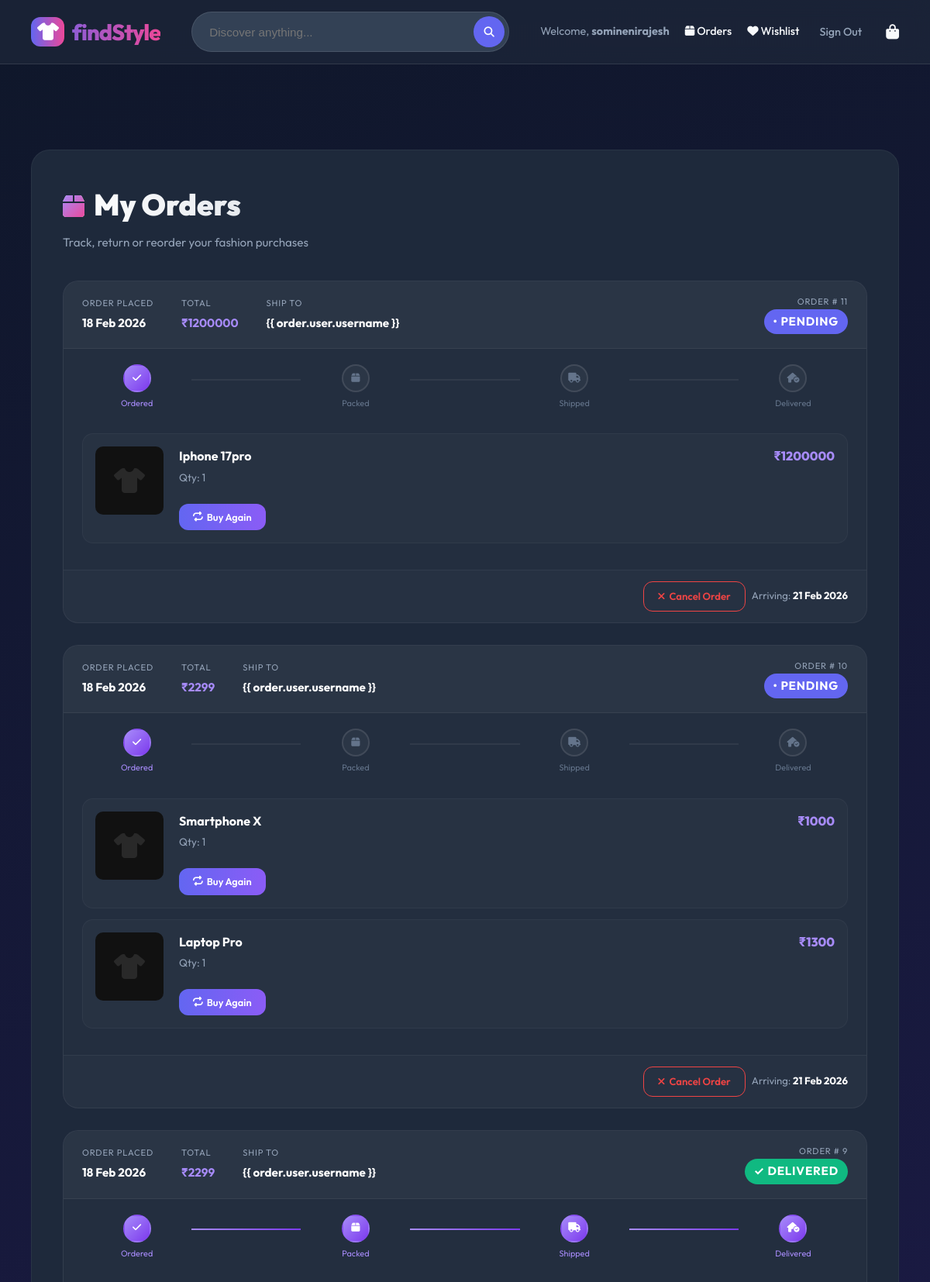
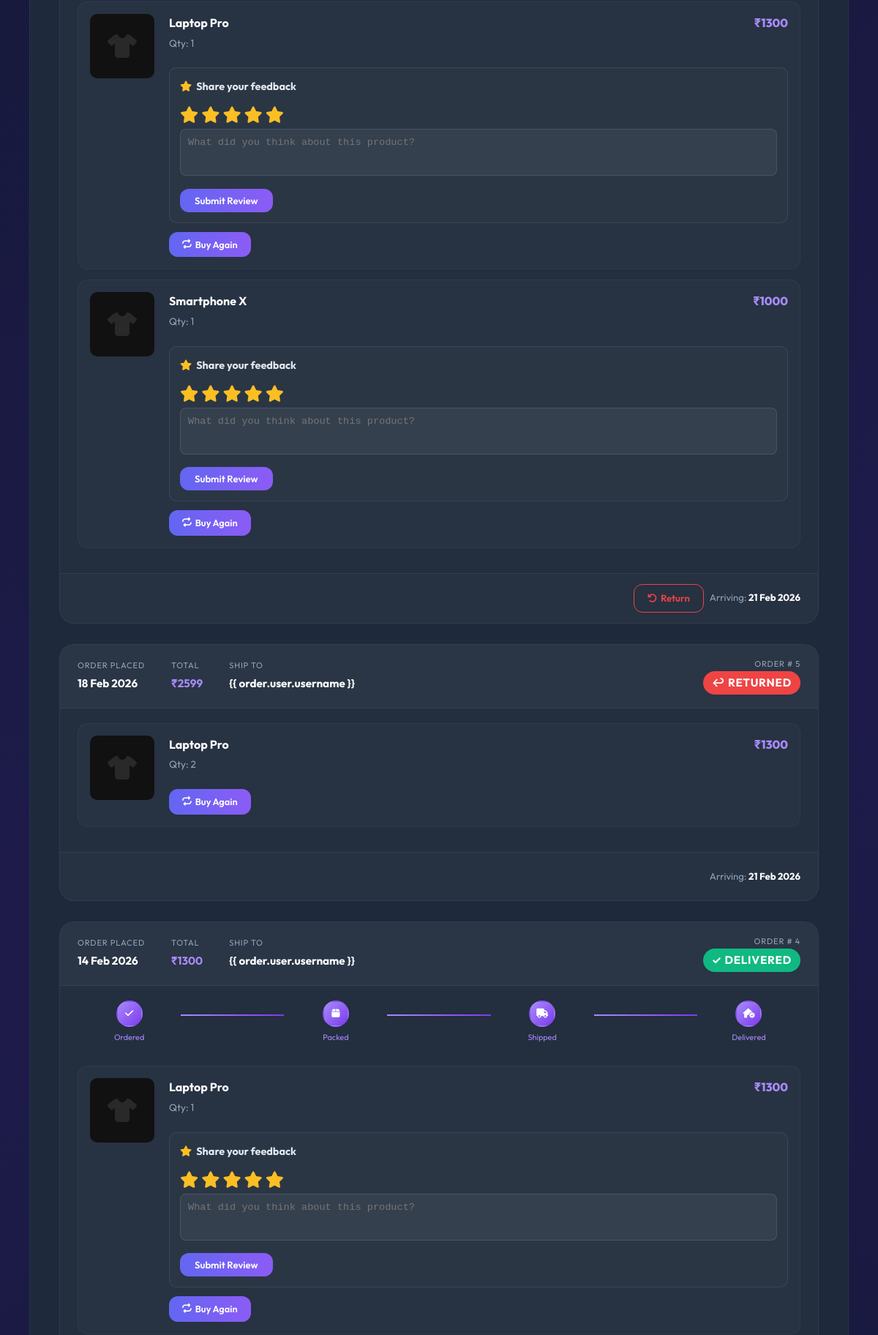
Page /orders/ (signed in, upper part) on the committed database (2 pictures, top to bottom).
### app/models.py (models this page shows, shortened)
class Order(models.Model):
    STATUS_CHOICES = (
        ('Pending', 'Pending'),
        ('Shipped', 'Shipped'),
        ('Delivered', 'Delivered'),
        ('Returned', 'Returned'),
        ('Cancelled', 'Cancelled'),
    )
    PAYMENT_METHOD_CHOICES = (
        ('COD', 'Cash on Delivery'),
        ('UPI', 'UPI'),
        ('CREDIT_CARD', 'Credit Card'),
        ('DEBIT_CARD', 'Debit Card'),
    )
    user = models.ForeignKey(User, on_delete=models.CASCADE, related_name='orders')
    shipping_address = models.ForeignKey(ShippingAddress, on_delete=models.SET_NULL, null=True, blank=True)
    created_at = models.DateTimeField(auto_now_add=True)
    delivery_date = models.DateField(null=True, blank=True)
    status = models.CharField(max_length=20, choices=STATUS_CHOICES, default='Pending')
    total_price = models.DecimalField(max_digits=10, decimal_places=2)
    payment_method = models.CharField(max_length=20, choices=PAYMENT_METHOD_CHOICES, default='COD')

class OrderItem(models.Model):
    order = models.ForeignKey(Order, on_delete=models.CASCADE, related_name='items')
    product = models.ForeignKey(Product, on_delete=models.SET_NULL, null=True, blank=True)
    quantity = models.PositiveIntegerField(default=1)
    price = models.DecimalField(max_digits=10, decimal_places=2)
    selected_size = models.CharField(max_length=100, blank=True, null=True)

class Product(models.Model):
    GENDER_CHOICES = (
        ('All',   'All'),
        ('Men',   'Men'),
        ('Women', 'Women'),
        ('Kids',  'Kids'),
        ('Baby',  'Baby'),
    )
    name = models.CharField(max_length=200)
    description = models.TextField()
    price = models.DecimalField(max_digits=10, decimal_places=2)
    image = models.ImageField(upload_to='products/', blank=True, null=True)
    category = models.ForeignKey(Category, on_delete=models.SET_NULL, null=True, blank=True, related_name='products')
    gender = models.CharField(max_length=10, choices=GENDER_CHOICES, default='All')
    stock_count = models.PositiveIntegerField(default=10)
    total_sales = models.PositiveIntegerField(default=0)
    size = models.CharField(max_length=100, blank=True, null=True)
    created_at = models.DateTimeField(auto_now_add=True, null=True)
    updated_at = models.DateTimeField(auto_now=True, null=True)
    seller = models.ForeignKey(User, on_delete=models.SET_NULL, null=True, blank=True, related_name='products')

### app/views.py (the view)
# urls.py: path('orders/', views.orders_view, name='orders'),
@login_required
def orders_view(request):
    orders = Order.objects.filter(user=request.user).order_by('-created_at')
    return render(request, 'app/orders.html', {'orders': orders})

### app/templates/app/orders.html (shortened to what this page needs)
{% extends 'app/base.html' %}
{% block content %}
<div class="glass-panel">
    <div class="page-head">
        <h1><i class="fa-solid fa-box"
                style="margin-right:12px;font-size:2rem;background:linear-gradient(135deg,#a78bfa,#ec4899);-webkit-background-clip:text;background-clip:text;-webkit-text-fill-color:transparent;"></i>My
            Orders</h1>
        <p>Track, return or reorder your fashion purchases</p>
    </div>
    {% if orders %}
    <div class="orders-list">
        {% for order in orders %}
        <div class="ocard">
            <div class="ocard-head">
                <div class="ocard-meta">
                    <div class="ometa-item">
                        <span>Order Placed</span>
                        <span>{{ order.created_at|date:"d M Y" }}</span>
                    </div>
                    <div class="ometa-item">
                        <span>Total</span>
                        <span class="ometa-price">&#8377;{{ order.total_price|floatformat:0 }}</span>
                    </div>
                    <div class="ometa-item">
                        <span>Ship To</span>
                        <span>{% if order.shipping_address %}{{ order.shipping_address.full_name }}{% else %}{{
                            order.user.username }}{% endif %}</span>
                    </div>
                </div>
                <div class="order-num">
                    <span>Order # {{ order.id }}</span>
                    <span>
                        {% if order.status == 'Pending' %}
                        <span class="badge badge-pending">&#8226; Pending</span>
                        {% elif order.status == 'Shipped' %}
                        <span class="badge badge-shipped">&#9992; Shipped</span>
                        {% elif order.status == 'Delivered' %}
                        <span class="badge badge-delivered">&#10003; Delivered</span>
                        {% elif order.status == 'Cancelled' %}
                        <span class="badge badge-cancelled">&#10005; Cancelled</span>
                        {% elif order.status == 'Returned' %}
                        <span class="badge badge-returned">&#8617; Returned</span>
                        {% else %}
                        <span class="badge badge-pending">{{ order.status }}</span>
                        {% endif %}
                    </span>
                </div>
            </div>
            {% if order.status != 'Cancelled' and order.status != 'Returned' %}
            <div class="status-tracker">
                <div class="st-step">
                    <div class="st-dot done"><i class="fa-solid fa-check"></i></div>
                    <div class="st-label done">Ordered</div>
                </div>
                <div class="st-line {% if order.status == 'Shipped' or order.status == 'Delivered' %}done{% endif %}">
                </div>
                <div class="st-step">
                    <div
                        class="st-dot {% if order.status == 'Shipped' or order.status == 'Delivered' %}done{% endif %}">
                        <i class="fa-solid fa-box"></i>
                    </div>
                    <div
                        class="st-label {% if order.status == 'Shipped' or order.status == 'Delivered' %}done{% endif %}">
                        Packed</div>
                </div>
                <div class="st-line {% if order.status == 'Shipped' or order.status == 'Delivered' %}done{% endif %}">
                </div>
                <div class="st-step">
                    <div
                        class="st-dot {% if order.status == 'Shipped' or order.status == 'Delivered' %}done{% endif %}">
                        <i class="fa-solid fa-truck"></i>
                    </div>
                    <div
                        class="st-label {% if order.status == 'Shipped' or order.status == 'Delivered' %}done{% endif %}">
                        Shipped</div>
                </div>
                <div class="st-line {% if order.status == 'Delivered' %}done{% endif %}"></div>
                <div class="st-step">
                    <div class="st-dot {% if order.status == 'Delivered' %}done{% endif %}">
                        <i class="fa-solid fa-house-circle-check"></i>
                    </div>
                    <div class="st-label {% if order.status == 'Delivered' %}done{% endif %}">Delivered</div>
                </div>
            </div>
            {% endif %}
            <div class="ocard-body">
                {% for item in order.items.all %}
                <div class="oitem">
                    <div class="oitem-img">
                        {% if item.product and item.product.image %}
                        <img src="{{ item.product.image.url }}" alt="{{ item.product.name }}">
                        {% else %}
                        <i class="fa-solid fa-shirt" style="font-size:2rem;color:rgba(255,255,255,0.1);"></i>
                        {% endif %}
                    </div>
                    <div class="oitem-info">
                        <div style="display:flex;justify-content:space-between;align-items:flex-start;">
                            <div>
                                <p class="oitem-name">{% if item.product %}{{ item.product.name }}{% else %}Product
                                    Unavailable{% endif %}</p>
                                <p class="oitem-meta">Qty: {{ item.quantity }}</p>
                            </div>
                            <div class="oitem-price">&#8377;{{ item.price|floatformat:0 }}</div>
                        </div>
                        {% if order.status == 'Delivered' and not item.review and item.product %}
                        <div class="review-box">
                            <h5><i class="fa-solid fa-star" style="color:#fbbf24;margin-right:6px;"></i>Share your
                                feedback</h5>
                            <form action="{% url 'add_review' item.product.id %}" method="POST">
                                <div class="star-pick">
                                    {% for i in "54321" %}
                                    <label for="r-{{ i }}-{{ item.id }}"><i class="fa-solid fa-star"></i></label>
                                    {% endfor %}
                                </div>
                                <textarea name="comment" placeholder="What did you think about this product?"
                                    style="width:100%;padding:10px;background:rgba(255,255,255,0.05);border:1px solid rgba(255,255,255,0.1);color:#fff;border-radius:8px;font-size:0.85rem;outline:none;resize:none;height:64px;box-sizing:border-box;"
                                    required></textarea>
                                <button type="submit" class="btn btn-primary"
                                    style="width:auto;margin:10px 0 0;padding:8px 20px;font-size:0.82rem;">Submit
                                    Review</button>
                            </form>
                        </div>
                        {% endif %}
                        {% if item.product %}
                        <div style="margin-top:12px;">
                            <a href="{% url 'product_detail' item.product.id %}" class="btn btn-primary"
                                style="width:auto;margin:0;padding:7px 18px;font-size:0.8rem;display:inline-flex;align-items:center;gap:5px;"><i
                                    class="fa-solid fa-repeat"></i> Buy Again</a>
                        </div>
                        {% endif %}
                    </div>
                </div>
                {% endfor %}
            </div>
            <div class="ocard-foot">
                <div class="ocard-actions">
                    {% if order.status == 'Delivered' %}
                    <a href="{% url 'return_order' order.id %}" class="btn btn-outline"
                        style="width:auto;margin:0;padding:8px 18px;font-size:0.82rem;border-color:var(--error);color:var(--error);display:inline-flex;align-items:center;gap:5px;"><i
                            class="fa-solid fa-arrow-rotate-left"></i> Return</a>
                    {% endif %}
                    {% if order.status == 'Pending' %}
                    <a href="{% url 'cancel_order' order.id %}" class="btn btn-outline"
                        style="width:auto;margin:0;padding:8px 18px;font-size:0.82rem;border-color:var(--error);color:var(--error);display:inline-flex;align-items:center;gap:5px;"
                        onclick="return confirm('Cancel this order?')"><i class="fa-solid fa-xmark"></i> Cancel
                        Order</a>
                    {% endif %}
                    <span style="color:#94a3b8;font-size:0.82rem;padding:8px 0;">Arriving: <strong
                            style="color:#fff;">{{ order.delivery_date|date:"d M Y" }}</strong></span>
                </div>
            </div>
        </div>
        {% endfor %}
    </div>
    {% endif %}
</div>
{% endblock %}

### app/templates/app/base.html (shortened to what this page needs)
{% load static %}
<!DOCTYPE html>
<html lang="en">
<head>
    <link rel="stylesheet" href="https://cdnjs.cloudflare.com/ajax/libs/font-awesome/6.4.0/css/all.min.css">
    <link rel="stylesheet" href="{% static 'app/css/main.css' %}">
</head>
<body>
    <nav class="navbar">
        <a href="{% url 'home' %}" class="nav-logo">
            <i class="fa-solid fa-shirt"></i> findStyle
        </a>
        <div class="search-container">
            <form action="{% url 'product_list' %}" method="get" class="search-form">
                <input type="text" name="q" class="search-input" placeholder="Discover anything..."
                    value="{{ request.GET.q|default:'' }}">
                <button type="submit" class="search-btn"><i class="fa-solid fa-magnifying-glass"></i></button>
            </form>
        </div>
        <div class="nav-actions">
            {% if user.is_authenticated %}
            <div style="display:flex;align-items:center;gap:20px;">
                <span style="color:var(--text-muted);font-size:0.9rem;">Welcome,
                    <strong>{{ user.username }}</strong></span>
                {% if user.profile.role == 'seller' %}
                <a href="{% url 'seller_dashboard' %}" class="nav-item" title="Seller Dashboard"><i class="fa-solid fa-store"></i>
                    Seller</a>
                {% else %}
                <a href="{% url 'orders' %}" class="nav-item" title="Your Orders"><i class="fa-solid fa-box"></i>
                    Orders</a>
                <a href="{% url 'wishlist' %}" class="nav-item" title="Your Wishlist"><i class="fa-solid fa-heart"></i>
                    Wishlist</a>
                {% endif %}
                <form action="{% url 'logout' %}" method="post" style="display:inline;">
                    <button type="submit" class="nav-item"
                        style="background:none;border:none;cursor:pointer;color:var(--text-muted);font-family:inherit;">Sign
                        Out</button>
                </form>
            </div>
            {% else %}
            <a href="{% url 'login' %}" class="nav-item">Sign In</a>
            <a href="{% url 'register' %}" class="btn btn-primary" style="width:auto;margin-bottom:0;">Join Now</a>
            {% endif %}
            {% if not user.is_authenticated %}
            <a href="{% url 'cart_detail' %}" class="nav-item cart-icon">
                <i class="fa-solid fa-bag-shopping"></i>
                {% if cart %}
                    {% with cart_count=cart.cartitem_set.count %}
                        {% if cart_count %}
                            <span id="cart-count-badge" class="cart-count">{{ cart_count }}</span>
                        {% endif %}
                    {% endwith %}
                {% endif %}
            </a>
            {% else %}
                {% if user.profile.role != 'seller' %}
                <a href="{% url 'cart_detail' %}" class="nav-item cart-icon">
                    <i class="fa-solid fa-bag-shopping"></i>
                </a>
                {% endif %}
            {% endif %}
        </div>
    </nav>
    <div class="main-container">
        {% block content %}{% endblock %}
    </div>
</body>
</html>

### rows in the picture
Order: created_at "18 Feb 2026", total_price "1200000", shows "{{ order.user.username }}", id "11", status "• PENDING", delivery_date "21 Feb 2026"
OrderItem: product.name "Iphone 17pro", quantity "1", price "1200000", shows "Buy Again"
Order: created_at "18 Feb 2026", total_price "2299", shows "{{ order.user.username }}", id "10", status "• PENDING", delivery_date "21 Feb 2026"
OrderItem: product.name "Smartphone X", quantity "1", price "1000", shows "Buy Again"
OrderItem: product.name "Laptop Pro", quantity "1", price "1300", shows "Buy Again"
Order: created_at "18 Feb 2026", total_price "2299", shows "{{ order.user.username }}", id "9", status "✓ DELIVERED", delivery_date "21 Feb 2026"
OrderItem: product.name "Laptop Pro", quantity "1", price "1300", shows "Buy Again"
OrderItem: product.name "Smartphone X", quantity "1", price "1000", shows "Buy Again"
Order: created_at "18 Feb 2026", total_price "2599", shows "{{ order.user.username }}", id "5", status "↩ RETURNED", delivery_date "21 Feb 2026"
OrderItem: product.name "Laptop Pro", quantity "2", price "1300", shows "Buy Again"
Order: created_at "14 Feb 2026", total_price "1300", shows "{{ order.user.username }}", id "4", status "✓ DELIVERED"
OrderItem: product.name "Laptop Pro", quantity "1", price "1300", shows "Buy Again"

### other values in the picture
{{ user.username }} "sominenirajesh"
